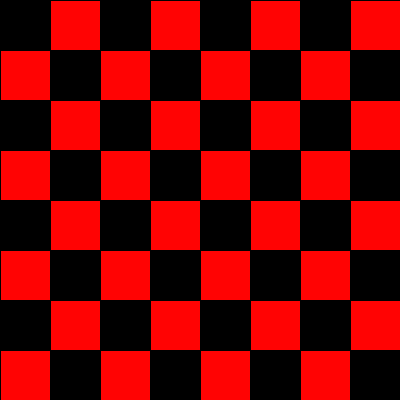
Frame 1 (no input)
Frame 60 (the mouse pressed at the canvas centre just before this capture): identical to frame 1, image omitted
Frame 120 (the mouse held since frame 60 and released just before this capture): identical to frame 1, image omitted

The Processing sketch that drew this single still picture (run headless with seeded random() and noise(); from frame 60 on, the mouse is pressed at the canvas centre):

// Processing sketch: processing_51657
// ── processing_51657.pde

//5)8x8 checkerboard
void setup() {
size(400,400);
smooth();
 
}
 
void draw() {
  for (int x=0; x<400; x+=50){
  //line(x,y,x,y+len);
  for (int y=0; y<400; y+=50)
  {
  //line(x,y,x+len,y);
  if ((x+y) % 4 == 0) {
   fill(0);
  } else {
    fill(255, 3, 3);
    }  
    rect(x, y, 100, 100);
 
    }
  }
}
